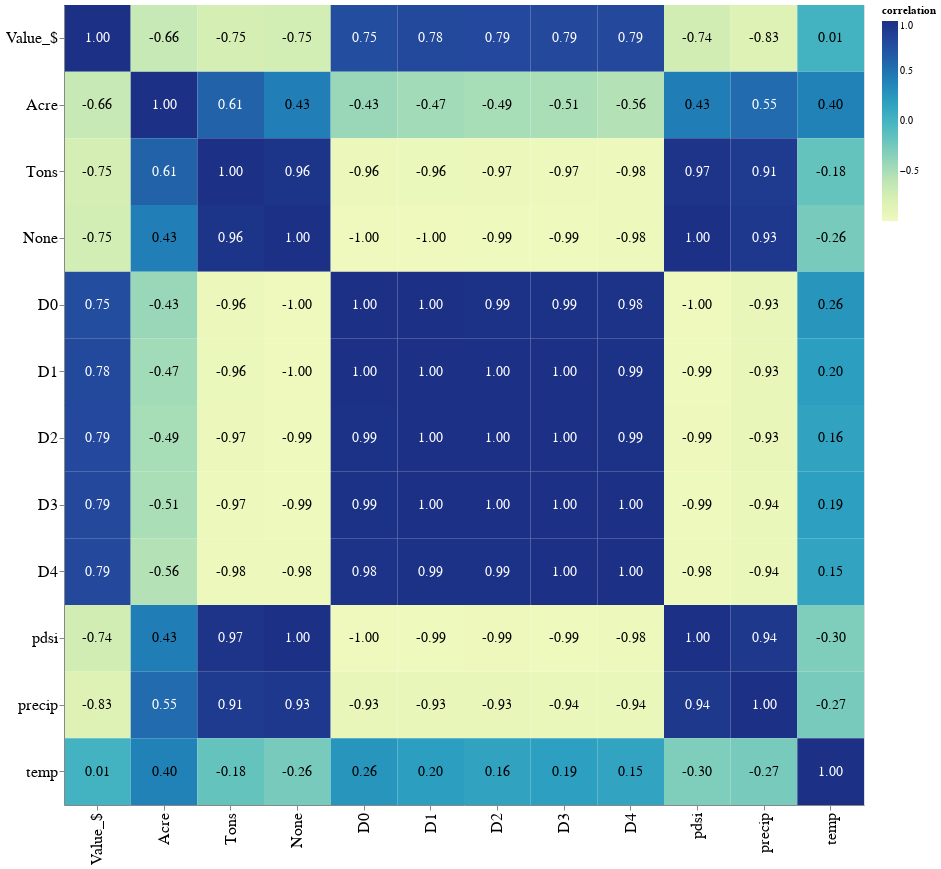

Notebook cell for this chart:
### Code cell
corrmatrix(corr_df)

### Figure 1 — Vega-Lite specification as saved in the notebook (floating-point values rounded to 4 significant figures; data arrays with more than 128 entries replaced by an {"elided": "..."} marker saying what was removed)
{"usermeta": {"embedOptions": {"theme": "fivethirtyeight"}}, "config": {"view": {"continuousWidth": 400, "continuousHeight": 300}}, "layer": [{"mark": "rect", "encoding": {"color": {"field": "correlation", "type": "quantitative"}, "x": {"axis": {"labelFontSize": 16}, "field": "variable", "sort": ["Value_$", "Acre", "Tons", "None", "D0", "D1", "D2", "D3", "D4", "pdsi", "precip", "temp"], "title": null, "type": "ordinal"}, "y": {"axis": {"labelFontSize": 16}, "field": "variable2", "sort": ["Value_$", "Acre", "Tons", "None", "D0", "D1", "D2", "D3", "D4", "pdsi", "precip", "temp"], "title": null, "type": "ordinal"}}}, {"mark": {"type": "text", "size": 14}, "encoding": {"color": {"condition": {"value": "white", "test": "(datum.correlation > 0.5)"}, "value": "black"}, "text": {"field": "correlation_label", "type": "nominal"}, "x": {"axis": {"labelFontSize": 16}, "field": "variable", "sort": ["Value_$", "Acre", "Tons", "None", "D0", "D1", "D2", "D3", "D4", "pdsi", "precip", "temp"], "title": null, "type": "ordinal"}, "y": {"axis": {"labelFontSize": 16}, "field": "variable2", "sort": ["Value_$", "Acre", "Tons", "None", "D0", "D1", "D2", "D3", "D4", "pdsi", "precip", "temp"], "title": null, "type": "ordinal"}}}], "data": {"name": "data-5eca94a59f1ab245eaa3817ea44d4866"}, "height": 800, "width": 800, "$schema": "https://vega.github.io/schema/vega-lite/v4.17.0.json", "datasets": {"data-5eca94a59f1ab245eaa3817ea44d4866": {"elided": "144 records"}}}
